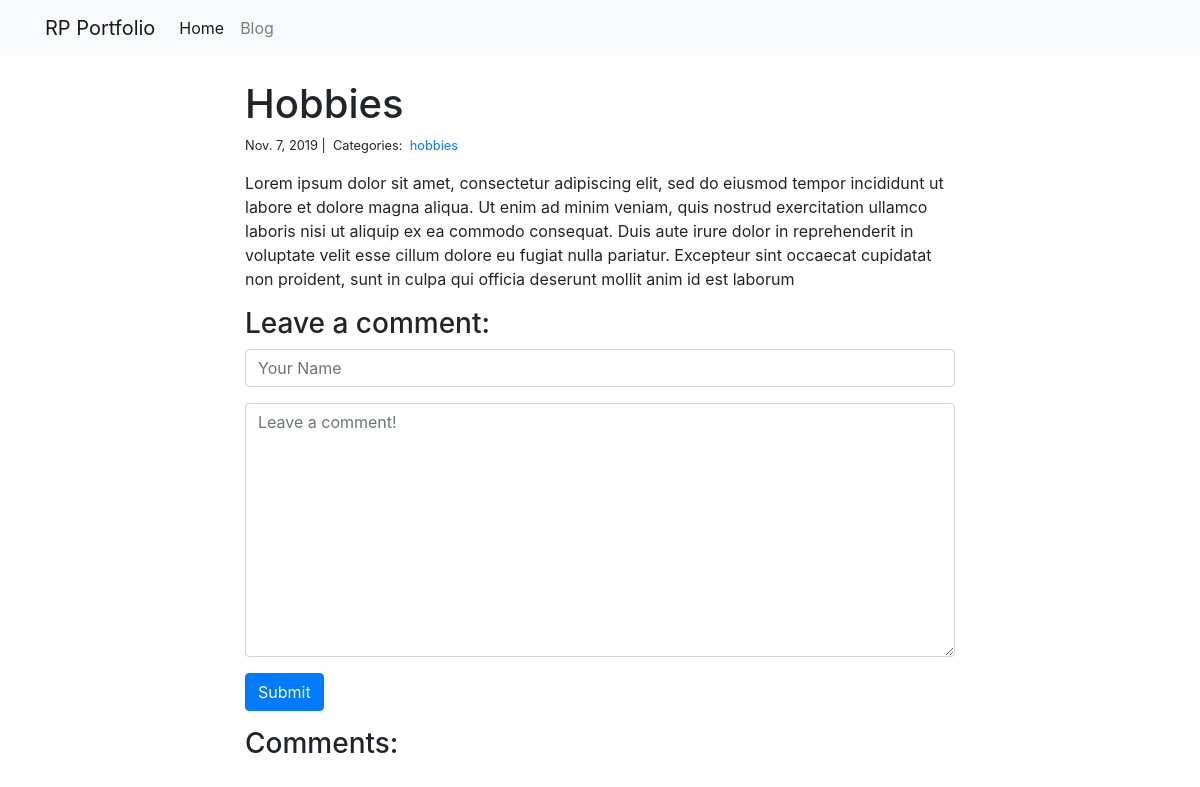
The app's page /blog/2/ with its own data.
### blog/models.py (models this page shows)
class Post(models.Model):
    title = models.CharField(max_length=255)
    body = models.TextField()
    created_on = models.DateTimeField(auto_now_add=True)
    last_modified = models.DateTimeField(auto_now=True)
    categories = models.ManyToManyField("Category", related_name="posts")

class Category(models.Model):
    name = models.CharField(max_length=20)

### blog/views.py (the view, shortened to what this page needs)
# urls.py: path("<int:pk>/", views.blog_detail, name="blog_detail"),
def blog_detail(request, pk):
    post = Post.objects.get(pk=pk)
    comments = Comment.objects.filter(post=post)
    form = CommentForm()
    context = {"post": post, "comments": comments, "form": form}
    return render(request, "blog_detail.html", context)

### blog/forms.py
class CommentForm(forms.Form):
    author = forms.CharField(
        max_length=60,
        widget=forms.TextInput(attrs={
            "class": "form-control",
            "placeholder": "Your Name"
        })
    )
    body = forms.CharField(widget=forms.Textarea(
        attrs={
            "class": "form-control",
            "placeholder": "Leave a comment!"
        })
    )

### blog/templates/blog_detail.html (shortened to what this page needs)
{% extends "base.html" %}
{% block page_content %}
<br />
<div class="col-md-8 offset-md-2">
    <h1>{{ post.title }}</h1>
    <small>
        {{ post.created_on.date }} |&nbsp;
        Categories:&nbsp;
        {% for category in post.categories.all %}
        <a href="{% url 'blog_category' category.name %}">
            {{ category.name }}
        </a>&nbsp;
        {% endfor %}
    </small>
    <p>{{ post.body | linebreaks }}</p>
    <h3>Leave a comment:</h3>
    <form action="/blog/{{ post.pk }}/" method="post">
        <div class="form-group">
            {{ form.author }}
        </div>
        <div class="form-group">
            {{ form.body }}
        </div>
        <button type="submit" class="btn btn-primary">Submit</button>
    </form>
    <h3>Comments:</h3>
</div>
{% endblock %}

### records on screen
Post: title "Hobbies", created_on "Nov. 7, 2019", body "Lorem ipsum dolor sit amet, consectetur adipiscing elit, sed do eiusmod tempor incididunt ut labore et dolore magna aliqua. Ut enim ad minim veniam, quis nostrud exercitation ullamco laboris nisi ut aliquip ex ea commodo consequat. Duis aute irure dolor in reprehenderit in voluptate velit esse cillum dolore eu fugiat nulla pariatur. Excepteur sint occaecat cupidatat non proident, sunt in culpa qui officia deserunt mollit anim id est laborum"
Category: name "hobbies"
